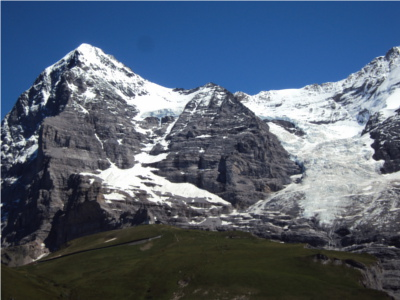
#> input picture Lab4/images/left.jpg, 400 x 300 px
$ jupyter execute --allow-errors CV1_Lab4_Students.ipynb
#> lines starting #> are read from the running program, lines starting #| are printed output that depends on the picture
<center></center>

 # <center> Assignment 4: Image Alignment and Stitching </center>
<center> Computer Vision 1, University of Amsterdam </center>
    <center> Due 23:59, October 7, 2023 (Amsterdam time) </center>

***

<center>
<b>TA's: Weijie Wei, Milena Kapralova, Satchit Chatterji</b>

Student1 ID: 15216608\
Student1 Name: Despoina Touska

Student2 ID: 12652954 \
Student2 Name: Ekin Fergan

Student3 ID: 14804557\
Student3 Name: Gregory Hok Tjoan Go

Student4 ID: 15194817\
Student4 Name: Jesse Wiers
</center>

# General Guidelines

Your code and discussion must be handed in this jupyter notebook, renamed to **StudentID1_StudentID2_StudentID3.ipynb** before the deadline by submitting it to the Canvas Lab 4 Assignment. Please also fill out your names and ID's above.

For full credit, make sure your notebook follows these guidelines:
- It is mandatory to use the Python environment provided with the assignment; the environment specifies the package versions that have to be used to prevent the use of particular functions. Using different packages versions may lead to grade deduction. In the 'Environment Setup' below you can check whether your environment is set up correctly.
- To install the environment with the right package versions, use the following command in your terminal: ```python
conda env create --file=CV1_environment.yaml```, then activate the environment using the command ```python conda activate cv1```.
- Please express your thoughts concisely. The number of words does not necessarily correlate with how well you understand the concepts.
- Answer all given questions and sub-questions.
- Try to understand the problem as much as you can. When answering a question, give evidences (qualitative and/or quantitative results, references to papers, figures etc.) to support your arguments. Note that not everything might be explicitly asked for and you are expected to think about what might strengthen you arguments and make the notebook self-contained and complete.
- Tables and figures must be accompanied by a brief description. Do not forget to add a number, a title, and if applicable name and unit of variables in a table, name and unit of axes and legends in a figure.

__Note:__ A more complete overview of the lab requirements can be found in the Course Manual on Canvas

Late submissions are not allowed. Assignments that are submitted after the strict deadline will not be graded. In case of submission conflicts, TAs’ system clock is taken as reference. We strongly recommend submitting well in advance, to avoid last minute system failure issues.

Plagiarism note: Keep in mind that plagiarism (submitted materials which are not your work) is a serious crime and any misconduct shall be punished with the university regulations. This includes the use of generative tools such as ChatGPT.

**ENSURE THAT YOU SAVE ALL RESULTS / ANSWERS ON THE QUESTIONS (EVEN IF YOU RE-USE SOME CODE).**

# Assignment-specific guidelines

This assignment is divided into two parts: Image Alignment (Question 1 and 2) and Image Stitching (Question 3). To help you start the assignment, we include an example output for *keypoint matching, warping and image stitching* in the `./images/` folder, under `example result 1, 2 and 3`, respectively. This should serve as a guideline for what solutions we are looking for.

**Important: For this assignment, you are not allowed to use some APIs such as cv2.stitcher that implements image stitching for you directly. You can use other APIs that implement only certain functionalities, such as keypoint matching.**

[cell 1]
import cv2
import numpy as np
import matplotlib
import matplotlib.pyplot as plt
import random
print(cv2.__version__)

#> (a cell that did not finish here is left out)

____

 # Image Alignment *(60pts)*

In this practice, you will write a function that takes two images as
input and computes the affine transformation between them. You will work
with supplied *street* images. The overall scheme is as follows:

  1.  Detect interest points in each image.

  2.  Characterize the local appearance of the regions around interest
      points.

  3.  Get the set of supposed matches between region descriptors in each
      image.

The first three steps can be performed using David Lowe's SIFT. Check
out the Docs of SIFT related function for further information in the
following link:
<https://docs.opencv.org/3.4.2/da/df5/tutorial_py_sift_intro.html> and
<https://docs.opencv.org/3.4.2/d5/d3c/classcv_1_1xfeatures2d_1_1SIFT.html>.

4.  Perform RANSAC to discover the best transformation between images. RANSAC should be performed as follows:

*   Repeat $N$ times:

  * Pick $P$ matches at random from the total set of matches $T$.

  * Construct a matrix $A$ and vector $b$ using the $P$ pairs of points and find affine transformation parameters $(m1, m2, m3, m4, t1, t2)$ (see [Question 2.1](#q2.1)) by solving the equation $Ax = b$. Such equation can be solved using the pseudo-inverse: $x = (A^T A)^{-1} A^T b$, or packages of Numpy in Python.

  * Using the transformation parameters, transform the locations of all $T$ points in image1. If the transformation is correct, they should lie close to their counterparts in image2.

  * Count the number of inliers, where inliers are defined as the number of transformed points from image1 that lie within a radius of $10$ pixels of their pair in image2.

  * If this count exceeds the best total so far, save the transformation parameters and the set of inliers.

5. To observe the RANSAC performance quatitatively, plot the two images side by side with a line connecting the original $T$ points in image1 and transformed $T$ points over image2.

6. Finally, transform image1 using this final set of transformation parameters. If you display this image, you should find that the pose of the object in the scene should correspond to its pose in image2. To transform the image, implement your own function based on **nearest-neighbor interpolation**. Then you might use the OpenCV built-in function `cv2.warpAffine` and compare your results.<br>
Note, nearest neighbors does not mean you have to classify points. The problem is that if you have a transformation, then the transformed points may not be at perfect pixels (e.g., 0.3px). Instead of linear interpolation, which requires more work to implement, we can just use nearest neighbors which means simply **rounding the coordinates**.

 ## Question 1 *(50 pts)*

 ### Question 1.1 *(10 pts)*

Create a function that takes image pairs `sp1.png` and `sp2.png` as input, and return the keypoint matchings between the two images. <br><br>

[cell 3]
img1_path = "images/sp1.jpg"
img2_path = "images/sp2.jpg"

# Open images
img1 = cv2.imread(img1_path)
img2 = cv2.imread(img2_path)

# Note: OpenCV uses BGR instead of RGB
#> (the rest of this cell did not finish here and is left out)

**Note:** For some patent issue, the newest version of OpenCV does not contain SIFT-related functions. Therefore, the provided environment uses an older version of the pacakge (`opencv-contrib-python==3.4.2.17`). If you can't run the cell below, make sure you are using the `cv1` python environment.

[cell 4]
def keypoint_matching(image1, image2):
  """
    Given two input images, find and return the matching keypoints.
    Arguments:
    image1: the first image (in RGB)
    image2: the second image (in RGB)
    Returns:
    The keypoints of image1, the keypoints of image2 and the matching
    keypoints between the two images
  """

  print('\nFinding matching features...')
  # ================
  img1_gray   = cv2.cvtColor(image1, cv2.COLOR_BGR2GRAY)
  img2_gray   = cv2.cvtColor(image2, cv2.COLOR_BGR2GRAY)

  # Getting the Interest Pointss
  keypoints_1, desc1 = sift.detectAndCompute(img1_gray, None)
  keypoints_2, desc2 = sift.detectAndCompute(img2_gray, None)

  bf      = cv2.BFMatcher(crossCheck = True)
  matches = bf.match(desc1, desc2)
  # ================

  print("Number of keypoints in image 1:        ", len(keypoints_1))
  print("Number of keypoints in image 2:        ", len(keypoints_2))
  print("Number of keypoints after matching:    ", len(matches), "\n")

  return keypoints_1, keypoints_2, matches

#> (a cell that did not finish here is left out)

 ### Question 1.2 *(10 pts)*
Take a random subset (with set size set to 10) of all matching points, and plot on the image. Connect matching pairs with lines. You can assign a random color to each line to make them easier to distinguish.

#> (a cell that did not finish here is left out)

 ### Question 1.3 *(30 pts)*
Create a function that performs the RANSAC algorithm as explained above. The function should return the best transformation found. For visualization, show the transformations from image1 to image2 and from image2 to image1.

[cell 7]
# Complete the function below. Use it in the `ransac` function and/or 'visualization' function.
# [51 lines left out: function affine_transform, not called in this run]

[cell 8]
# [86 lines left out: function ransac, not called in this run]

[cell 9]
# [40 lines left out: function visualization, not called in this run]
  # ================

[cell 10]
N_iterations = 10 # RANSAC iterations. Experiment with this value!

# TODO: Use the functions defined above to match the keypoints, filter the outliers and
# visualize the results. Show the transformations from image1 to image2 and from image2 to image1.
# [18 lines left out: function plot_matches, not called in this run]

#> (the rest of this cell did not finish here and is left out)

#> (a cell that did not finish here is left out)

 ## Question 2 *(10 pts)*
Based on the results, answer the following questions.

<a name="q2.1"></a>
 ### Question 2.1 *(2 pts)*
How many matches do we need to solve an affine transformation which can be formulated as follows:

$$
\begin{bmatrix}
x'\\y'\end{bmatrix} =
\begin{bmatrix}
m_1 & m_2\\
m_3 & m_4
\end{bmatrix}
\begin{bmatrix}
x\\y\end{bmatrix}+
\begin{bmatrix}
t_1\\t_2\end{bmatrix}
$$

The equation above can be rewritten as:

$$
\begin{bmatrix}
x&y&0&0&1&0\\
0&0&x&y&0&1\end{bmatrix}
\begin{bmatrix}
m_1\\
m_2\\
m_3\\
m_4\\
t_1\\
t_2
\end{bmatrix} =
\begin{bmatrix}
x'\\y'\end{bmatrix}
$$
or, alternatively:
$$
Ax=b, \;
A = \begin{bmatrix}
x&y&0&0&1&0\\
0&0&x&y&0&1\end{bmatrix}, \;
x = \begin{bmatrix}
m_1\\
m_2\\
m_3\\
m_4\\
t_1\\
t_2
\end{bmatrix}, \;
b = \begin{bmatrix}
x'\\y'\end{bmatrix}
$$

**Answer:** In this scenario, we have 6 unknowns. As can be seen from matrix A, every keypoint match will give 2 unknowns. As such we need at least $N/2$ matches to solve the affine transformation, thus meaning that 3 matches are needed.

 ### Question 2.2 *(4 pts)*
What if we have more matches than the minimum requirement? Will it work in code and why?

**Answer:** Yes, it will still work. Having more matches means you have more equations than unknowns. Algorithms like RANSAC or Least Squares can then be used to compute the most accurate transformation matrix, though the general rule is to take as little samples as possible in order to maximize the likelihood that we have a dataset with no outliers. As such, taking more samples means that on average, more iterations are needed to find the best fit.

 ### Question 2.3 *(4 pts)*
How many iterations are needed to find good transformation parameters? Please explain your answer with the support of a table or figures.

**Answer:** The amount of iterations needed is around 10-15, with this range showing a general plateau relating to the amount of improvement occuring with the number of inliers detected. An insufficient amount of iterations would result in too little inliers found, whereas an amount that is too large would result in no improvement after a certain point. This is supported by the table below showing the results of running the RANSAC algorithm for a set number of times. Specifically, it was attempted for the following number of iterations: [5, 10, 15, 20, 25, 30]. The raw results can be found in the code block below.

_Note_: Due to random index selection, the results can change significantly for each run of the below loop. The general result is not notable=y impacted by this, though.

| N_Iterations | N_Inliers  | N_Outliers |
|  ---  |  ---  |  ---  |
|   5   | 1702  |  5555 |
|  10   | 5458  |  1799 |
|  15   | 2394  |  4863 |
|  20   | 5458  |  1799 |
|  25   | 5458  |  1799 |
|  30   | 5458  |  1799 |

[cell 12]
N_iterations_list = [5, 10, 15, 20, 25, 30]

#> (the rest of this cell did not finish here and is left out)

____

 # Image Stitching *(40pts)*

In this exercise, you will write a function that takes two images as input and stitches them together. The method described in the previous section will be used to stitch two images together by transforming one of them to the coordinate space of the other. You will work with the supplied images *left.jpg* and *right.jpg*. The overall scheme can be summarized as follows:

1.   As in the previous task you should first find the best transformation between input images.

2.   Then you should estimate the size of the stitched image.

3.   Finally, combine the transformed image with the other one into one image.

**Note:** Only one example output is given (see `images/example result 3 - stitched image.png`). But you are required to do both, *i.e.*, transforming the *left.jpg* to the coordinate space of *right.jpg* and vice versa. Do not cut transformed images but pad the stitched images instead.

 ### Question 3.1 *(35 pts)*
Create a function that takes an image pair as input, and returns the stitched version.

[cell 13]
def stitchImages(img1, img2, N=800):

  """
  Given two input images, return the stitched image.
  Arguments:
    img1: the first image (in RGB)
    img2: the second image (in RGB)
    N: number of iterations for RANSAC
  Returns:
    The stitched image of the two images
  """
  # TODO: 1. Find the best transformation.

  # TODO: 2. Estimate the size of the stitched image.
  # Hint: Calculate the transformed coordinates of corners of the *right.jpg*

  # TODO: 3. Combine the *left.jpg* with the transformed *right.jpg* into one image.
  # When you call cv2.warpAffine() you have to input the destination size. But it can happen that the new
  # coordinates of a pixel - upon transformation - are negative, e.g. (-10, 0). In that case they  won't show up
  # in the output image. We have to introduce padding, an additional translation to the calculated affine
  # transformation.

  # =================
  # 1) BEST TRANSFORMATION
  kp1, kp2, matches  = keypoint_matching(img1, img2)
  best_ransac_matrix = ransac(kp1, kp2, matches, N)

  # 2) SIZE ESTIMATION
  h1, w1 = img1.shape[:2]
  h2, w2 = img2.shape[:2]

  corners_img2 = np.array([[0, 0], [0, h2], [w2, 0], [w2, h2]])

  # apply transformation matrix obtained from RANSAC to the corners
  corners_img2             = corners_img2.astype(np.float64)
  corners_img2_transformed = cv2.perspectiveTransform(corners_img2.reshape(-1, 1, 2), best_ransac_matrix[0])
  print(corners_img2.reshape(-1, 1, 2))

  # rehape back to simpler 2D version
  corners_img2_transformed_2d = corners_img2_transformed.reshape(-1, 2)

  # find the min and max coordinates of the transformed corners
  min_x = min(corners_img2_transformed_2d[:, 0].min(), 0)
  min_y = min(corners_img2_transformed_2d[:, 1].min(), 0)
  max_x = max(corners_img2_transformed_2d[:, 0].max(), w2)
  max_y = max(corners_img2_transformed_2d[:, 1].max(), h2)

  # calculate the dimensions of the stitched image
  stitched_img_size = (int(max_x - min_x), int(max_y - min_y))

  # 3) IMAGE COMBINATION
  # translation matrix to adjust any negative coordinates, shifting right and down
  translation_matrix = np.float32([[1, 0, -min_x], [0, 1, -min_y]])

  # combine translation and ransac transformation matrix into a final matrix to both align and shift the image
  # print(translation_matrix.shape)
  # print(best_ransac_matrix[0].shape)

  # Add a row [0, 0, 1] at the bottom of the 2x3 matrices to convert them into 3x3 matrices
  translation_matrix_homogeneous = np.vstack((translation_matrix, [0, 0, 1]))
  best_ransac_matrix_homogeneous = np.vstack((best_ransac_matrix[0], [0, 0, 1]))
  # Perform matrix multiplication
  final_matrix = np.dot(translation_matrix_homogeneous, best_ransac_matrix_homogeneous)
  final_matrix_affine = final_matrix[:2, :]

  #final_matrix = np.dot(translation_matrix, best_ransac_matrix[0])

  transformed_img2 = cv2.warpAffine(img2, final_matrix_affine, (stitched_img_size[0], stitched_img_size[1]))

  # create a blank canvas in the dimensions of the stitched image
  stitched_img = np.zeros((stitched_img_size[1], stitched_img_size[0], 3))
  print(stitched_img.shape)

  # place img1 onto the canvas where is was originally and shift by -min_x and -min_y
  stitched_img[-int(min_y):h1 - int(min_y), -int(min_x):w1 - int(min_x)] = img1

  # wherever img2 is black (values of 0), use the pixels from img1 instead
  for i in range(stitched_img_size[1]):

      for j in range(stitched_img_size[0]):

          if np.all(transformed_img2[i, j] == 0):

              stitched_img[i, j] = stitched_img[i, j]

          else:

              stitched_img[i, j] = transformed_img2[i, j]

  # =================


  return stitched_img

[cell 14]
img1_path = "images/left.jpg"
img2_path = "images/right.jpg"

# Load images
img1 = cv2.imread(img1_path)
#> img1 is the input picture: shape (300, 400, 3); mean B, G, R 113.4, 95.7, 82.9
img2 = cv2.imread(img2_path)
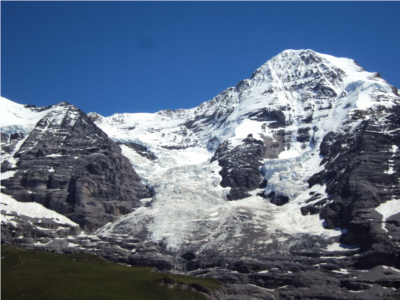
#> input picture Lab4/images/right.jpg, 400 x 300 px
#> img2 is the input picture: shape (300, 400, 3); mean B, G, R 131, 108.6, 93

# Note: OpenCV uses BGR instead of RGB
img1 = cv2.cvtColor(img1, cv2.COLOR_BGR2RGB)
img2 = cv2.cvtColor(img2, cv2.COLOR_BGR2RGB)

# Stitch the images
#> (the rest of this cell did not finish here and is left out)

#> in keypoint_matching (call 2), `img1_gray   = cv2.cvtColor(image1, cv2.COLOR_BGR2GRAY)`:
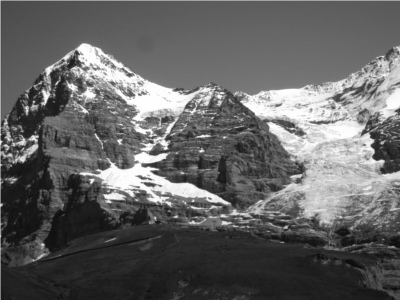
#> img1_gray: shape (300, 400); min 11, max 255, mean 99.5
#> in keypoint_matching (call 2), `img2_gray   = cv2.cvtColor(image2, cv2.COLOR_BGR2GRAY)`:
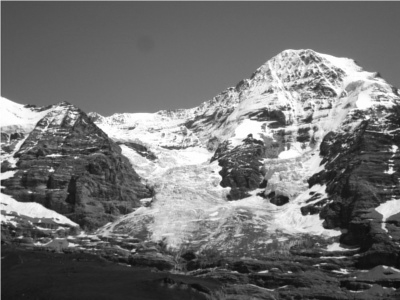
#> img2_gray: shape (300, 400); min 9, max 255, mean 113.5
stitchedImage2 = stitchImages(img2, img1, 100)

# Plotting
plt.imshow(stitchedImage1)
plt.axis('off')
plt.show()
plt.close()
